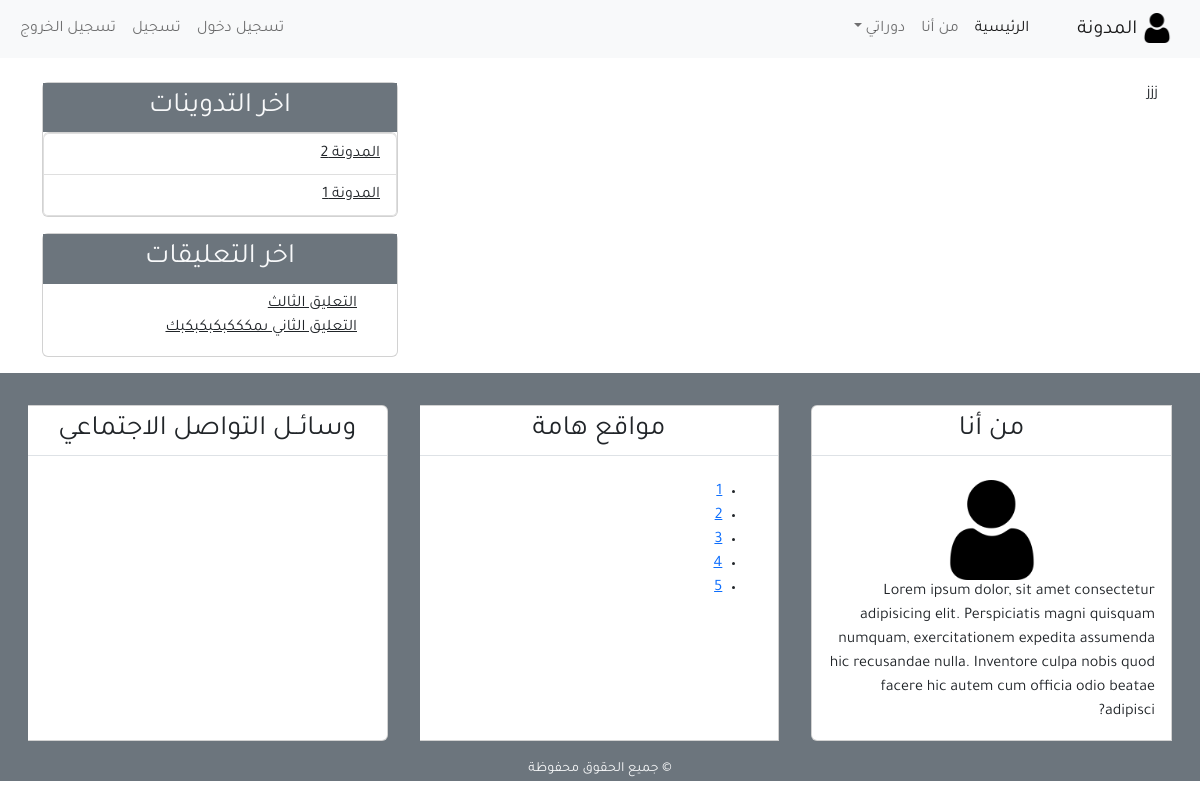
Before: /about with the older database file.
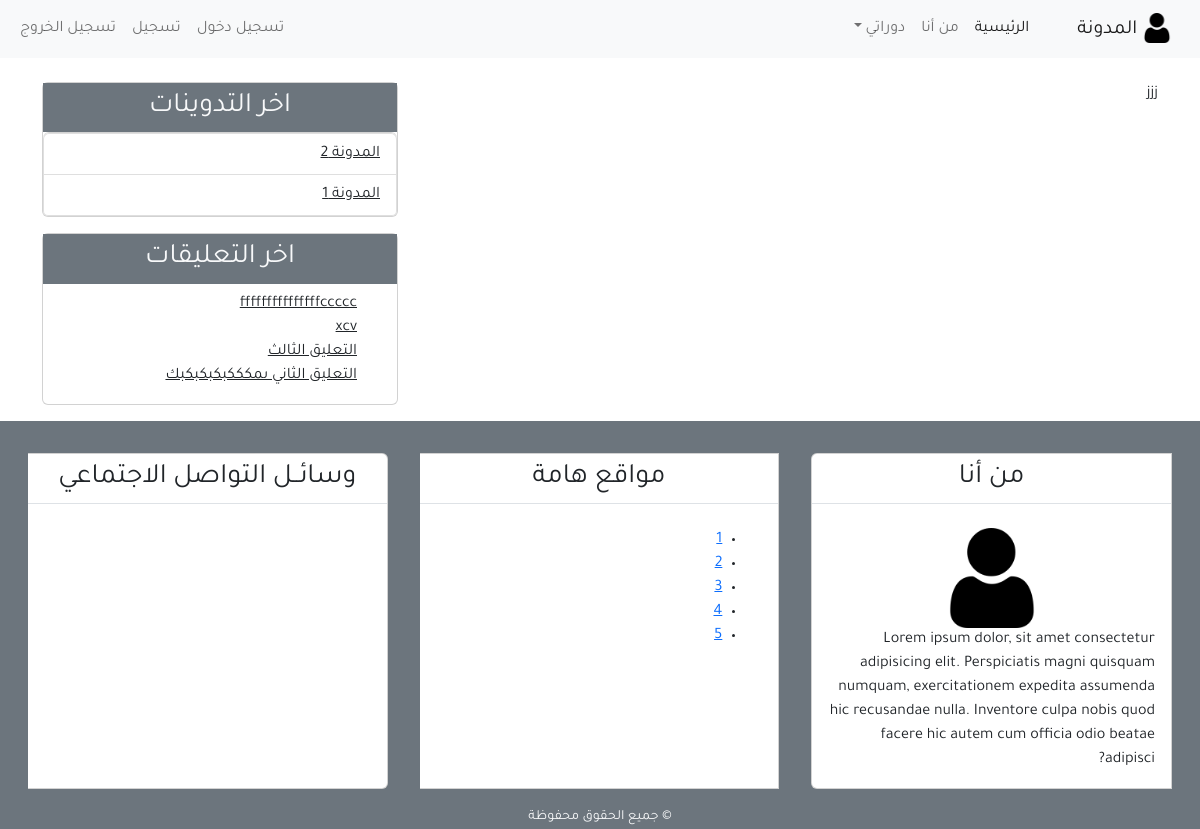
After: the same page with the newer database file.
### blog/models.py (models this page shows, shortened)
class Post(models.Model):
    title      = models.CharField(max_length = 100)
    content    = models.TextField()
    post_date  = models.DateTimeField(default=timezone.now)
    post_update= models.DateTimeField(auto_now = True)
    author     = models.ForeignKey(User ,on_delete =models.CASCADE)
    class Meta :
        ordering = ('-post_date',)

class Comment(models.Model) :
  name         = models.CharField( max_length = 50,  verbose_name= 'الاسم')
  email        = models.EmailField(verbose_name= 'الايميل')
  body         = models.TextField(verbose_name= 'التعليق')
  comment_date = models.DateTimeField(auto_now_add =True)
  active       = models.BooleanField(default = False)
  post         = models.ForeignKey(Post, on_delete=models.CASCADE, related_name='comment')
  class Meta:
    ordering =('-comment_date',)

### blog/views.py (the view)
# urls.py: path('about',views.about, name = "about"),
def about(request):
    context = {
        'title' : 'من أنــا ',
      }
    return render(request, 'blog/about.html',context)

### blog/templatetags/post_tag.py (called while the page is built)
@register.inclusion_tag('blog/lastest_post.html')
def lastest_posts():
    context = {
        'l_post' : Post.objects.all()[0:5]
    }
    return context

@register.inclusion_tag('blog/lastest_comments.html')
def lastest_comments():
    context={
        'l_comment' : Comment.objects.filter(active = True)[0:5]
    }
    return context

### blog/templates/blog/about.html
{% extends 'blog/base.html' %}
{% load static %}
{% block content %}
 jjj
{% endblock content %}

### blog/templates/blog/lastest_post.html
<ul class="list-group p-0 ">
  {% for post in l_post %}
  <li class="list-group-item"><a class="text-dark" href="{% url 'post_detail' post.id %}">{{post.title}}</a></li>
  {% endfor %}
</ul>

### blog/templates/blog/lastest_comments.html
<ul>
    {% for comment in l_comment %}
    <li class="list-group-item">
        <a class="text-dark" href="{% url 'post_detail' comment.post.id %}">
         {% if comment.body|length > 30  %}
            {{comment.body|slice:'20'}}
         {% else %}
         {{comment.body}}
         {% endif %}
        </a></li>
    {% empty %}
    <li class="list-group-item">لا توجد تعليقات</li>
    {% endfor %}
  </ul>

Changed rows visible on the page:
added Comment: body "fffffffffffffffccccc"
added Comment: body "xcv"
